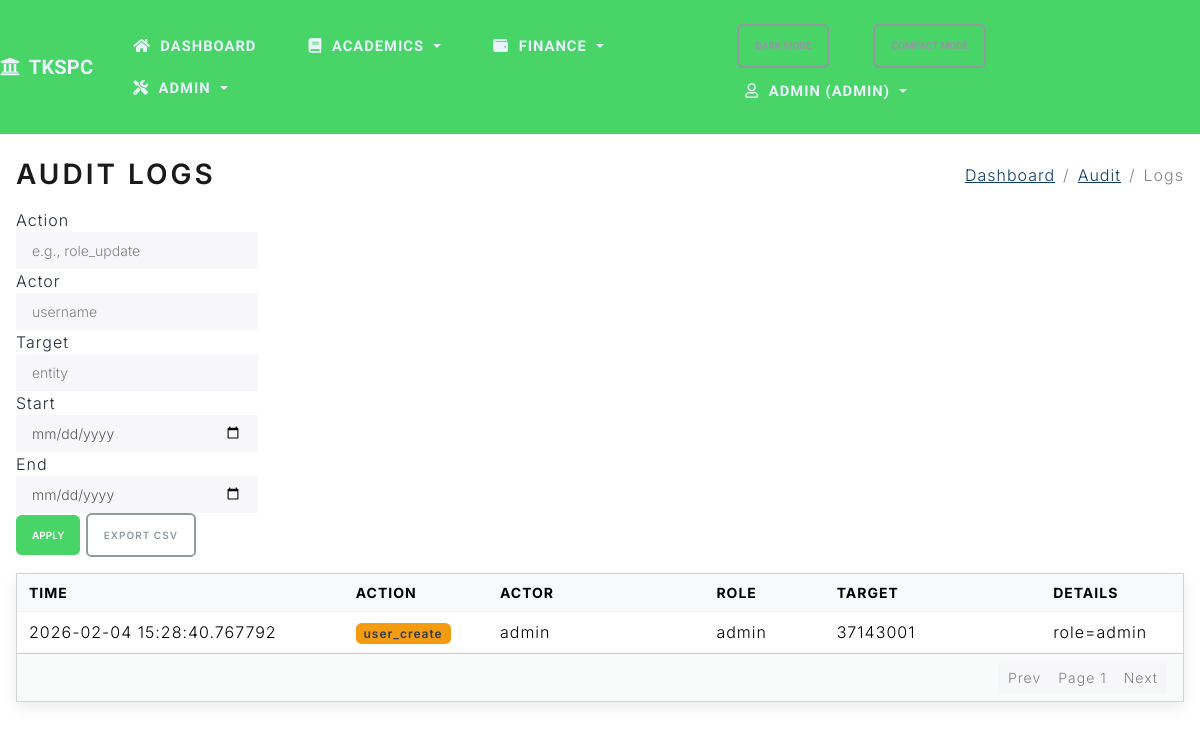
The page /admin/audit (signed in) on the database its author committed.
### project/models.py (models this page shows, shortened)
class AuditLog(db.Model):
    id = db.Column(db.Integer, primary_key=True)
    action = db.Column(db.String(50), nullable=False)
    actor_username = db.Column(db.String(80), nullable=True)
    actor_role = db.Column(db.String(20), nullable=True)
    target = db.Column(db.String(120), nullable=True)
    details = db.Column(db.Text, nullable=True)
    created_at = db.Column(db.DateTime, nullable=False, default=datetime.utcnow)

### project/routes.py (the view)
@app.route('/admin/audit')
@crud_required('audit', 'read')
def admin_audit():
    page = request.args.get('page', 1, type=int)
    action = request.args.get('action', '').strip()
    actor = request.args.get('actor', '').strip()
    target = request.args.get('target', '').strip()
    start_date = request.args.get('start_date', '').strip()
    end_date = request.args.get('end_date', '').strip()
    q = AuditLog.query
    if action:
        q = q.filter(AuditLog.action == action)
    if actor:
        q = q.filter(AuditLog.actor_username == actor)
    if target:
        q = q.filter(AuditLog.target == target)
    from datetime import datetime, timedelta
    try:
        if start_date:
            start_dt = datetime.strptime(start_date, '%Y-%m-%d')
            q = q.filter(AuditLog.created_at >= start_dt)
        if end_date:
            end_dt = datetime.strptime(end_date, '%Y-%m-%d') + timedelta(days=1)
            q = q.filter(AuditLog.created_at < end_dt)
    except Exception:
        pass
    q = q.order_by(AuditLog.created_at.desc())
    pagination = q.paginate(page=page, per_page=20)
    return render_template(
        'audit.html',
        title='Audit Logs',
        logs=pagination.items,
        pagination=pagination,
        action=action,
        actor=actor,
        target=target,
        start_date=start_date,
        end_date=end_date,
    )

### project/routes.py (called while the page is built)
def crud_required(resource: str, action: str):
    def decorator(fn):
        @wraps(fn)
        def wrapper(*args, **kwargs):
            if not session.get('logged_in'):
                flash('Please log in to access this page.', 'warning')
                return redirect(url_for('login', next=request.path))
            role = session.get('role')
            allowed = CRUD_PERMISSIONS.get(resource, {}).get(action, [])
            if role not in allowed:
                flash('You are not authorized to perform this action.', 'danger')
                return redirect(url_for('index'))
            return fn(*args, **kwargs)
        return wrapper
    return decorator

### project/templates/audit.html (shortened to what this page needs)
{% extends 'base.html' %}
{% block page_title %}<h2 class="mb-0">Audit Logs</h2>{% endblock %}
{% block breadcrumbs %}
  <li class="breadcrumb-item"><a href="{{ url_for('dashboard') }}">Dashboard</a></li>
  <li class="breadcrumb-item"><a href="{{ url_for('admin_audit') }}">Audit</a></li>
  <li class="breadcrumb-item active" aria-current="page">Logs</li>
{% endblock %}
{% block content %}
<div class="d-flex justify-content-between align-items-center mb-3">
  <form class="form-inline" method="get" action="{{ url_for('admin_audit') }}">
    <label class="mr-2">Action</label>
    <input type="text" name="action" class="form-control form-control-sm mr-2" value="{{ action }}" placeholder="e.g., role_update">
    <label class="mr-2">Actor</label>
    <input type="text" name="actor" class="form-control form-control-sm mr-2" value="{{ actor }}" placeholder="username">
    <label class="mr-2">Target</label>
    <input type="text" name="target" class="form-control form-control-sm mr-2" value="{{ target }}" placeholder="entity">
    <label class="mr-2">Start</label>
    <input type="date" name="start_date" class="form-control form-control-sm mr-2" value="{{ start_date }}">
    <label class="mr-2">End</label>
    <input type="date" name="end_date" class="form-control form-control-sm mr-2" value="{{ end_date }}">
    <button type="submit" class="btn btn-sm btn-primary mr-2">Apply</button>
    <a class="btn btn-sm btn-outline-secondary" href="{{ url_for('admin_audit_export', action=action, actor=actor, target=target, start_date=start_date, end_date=end_date) }}">Export CSV</a>
  </form>
  </div>
<div class="card">
  <div class="card-body p-0">
    <div class="table-responsive">
      <table class="table table-sm mb-0">
        <thead>
          <tr>
            <th style="min-width: 160px;">Time</th>
            <th style="min-width: 120px;">Action</th>
            <th style="min-width: 180px;">Actor</th>
            <th style="min-width: 100px;">Role</th>
            <th style="min-width: 180px;">Target</th>
            <th>Details</th>
          </tr>
        </thead>
        <tbody>
          {% for log in logs %}
          <tr>
            <td>{{ log.created_at }}</td>
            <td><span class="badge bg-secondary">{{ log.action }}</span></td>
            <td>{{ log.actor_username or '' }}</td>
            <td>{{ log.actor_role or '' }}</td>
            <td>{{ log.target or '' }}</td>
            <td class="text-monospace">{{ log.details or '' }}</td>
          </tr>
          {% endfor %}
        </tbody>
      </table>
    </div>
  </div>
  <div class="card-footer d-flex justify-content-between align-items-center">
    <nav>
      <ul class="pagination pagination-sm mb-0">
        <li class="page-item {% if not pagination.has_prev %}disabled{% endif %}">
          <a class="page-link" href="{{ url_for('admin_audit', page=pagination.prev_num, action=action) }}">Prev</a>
        </li>
        <li class="page-item disabled"><span class="page-link">Page {{ pagination.page }}</span></li>
        <li class="page-item {% if not pagination.has_next %}disabled{% endif %}">
          <a class="page-link" href="{{ url_for('admin_audit', page=pagination.next_num, action=action) }}">Next</a>
        </li>
      </ul>
    </nav>
  </div>
</div>
{% endblock %}

### project/static/css/app.css (style rules this page uses)
:root { --bg: #ffffff; --text: #1f2937; --muted: #6b7280; --card-bg: #ffffff; --card-shadow: 0 0.35rem 0.9rem rgba(0,0,0,0.08); --table-header-bg: #f8f9fa; --tkspc-primary: #49d468; --tkspc-secondary: #f39c12; --tkspc-accent: #1abc9c; --link: #0b3a6d; --link-hover: #072a4d; }
body { background-color: var(--bg); color: var(--text); }
a { color: var(--link); }
.card { box-shadow: var(--card-shadow); background-color: var(--card-bg); }
table.table thead th { background-color: var(--table-header-bg); }
table.table td, table.table th { vertical-align: middle; }
.table-sm td, .table-sm th { padding: 0.5rem 0.75rem; }
.table-responsive { border-radius: 0.35rem; overflow-x: auto; -webkit-overflow-scrolling: touch; }
.btn { border-radius: 0.35rem; }
.btn-primary { background-color: var(--tkspc-primary); border-color: var(--tkspc-primary); }
.badge.bg-secondary { background-color: var(--tkspc-secondary) !important; }
.badge { border-radius: 0.35rem; }
.form-inline .form-control { min-width: 180px; }
.breadcrumb .breadcrumb-item a { color: var(--link); }

### rows shown on the page
AuditLog: created_at "2026-02-04 15:28:40.767792", action "user_create", actor_username "admin", actor_role "admin", target "37143001", details "role=admin"

### other values the page prints
{{ session.get('user') }} "ADMIN"
{{ session.get('role', 'staff') }} "ADMIN"
{{ pagination.page }} "1"
